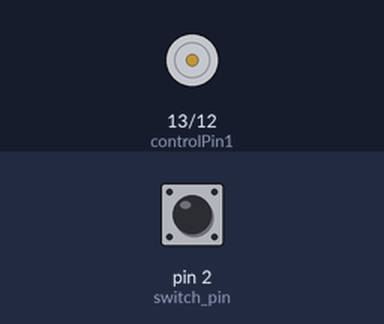
This sketch was run on a simulated Arduino Uno, built with avr-gcc and run on an emulated ATmega328P. Parts: motor-driver pin pairs drawn as motors (green arrow = first pin HIGH = forward, orange = second pin HIGH = backward, longer = more drive, scaled by the enable pin). Inputs (shaded band) come from the test bench; at power-on: pin 2 (switch_pin) HIGH.

Above: at 1.2 s.
1.3 s: pin 2 (switch_pin) pulled LOW for 0.15 s
At 1.9 s:
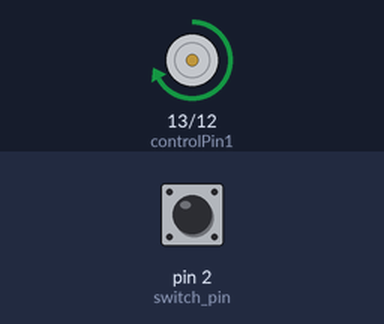
2.9 s: pin 2 (switch_pin) pulled LOW for 1 s
At 4.3 s:
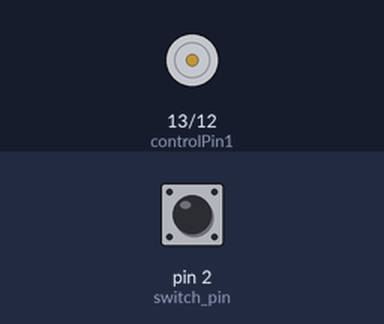
5.4 s: pin 2 (switch_pin) pulled LOW for 3.2 s
At 6.2 s:
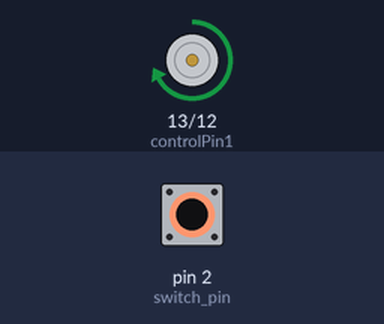
Timing chart, 0 to 8.4 s (numbered marks = the images above; inputs shaded):
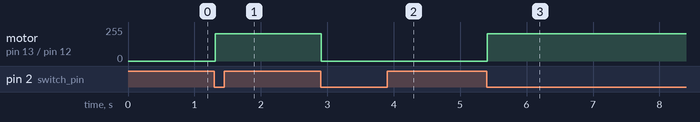

Measured:
- after the input at 1.3 s, motor on pin 13 (controlPin1) / pin 12 (controlPin2): stopped → forward 203/255 at once
- after the input at 2.9 s, motor on pin 13 (controlPin1) / pin 12 (controlPin2): forward 203/255 → stopped at once
- after the input at 5.4 s, motor on pin 13 (controlPin1) / pin 12 (controlPin2): stopped → forward 203/255 at once

The sketch:

MoterController.ino
```cpp
const int controlPin1 = 13;
const int controlPin2 = 12;
const int enablePin = 11;

int motorEnable = 0;
int speed_rate = 80;
int motorDirection = 1;

const int switch_pin = 2;  // タクトスイッチのピン
int switch_state = 0;  // タクトスイッチの状態(State) 0:オフ，1:オン
int old_switchState = 0;  // 一回前のタクトスイッチの状態
// モーターを動かすかどうか false:動かさない, true:動かす
bool is_running = false;

void setup() {
  pinMode(controlPin1, OUTPUT);
  pinMode(controlPin2, OUTPUT);
  pinMode(enablePin, OUTPUT);
  pinMode(switch_pin, INPUT_PULLUP);
}

void loop() {
  switch_state = digitalRead(switch_pin);  // switchPinの状態をswitchStateに代入
                                           // 押している時:LOW 離している時:HIGH
  if (switch_state == LOW &&
      old_switchState ==
          HIGH) {  // もし「今の状態が押している時かつ前の状態が押していない時(スイッチを押した一瞬)」なら
    is_running = !is_running;  // 動きを切り替える
    delay(10);                 // チャタリング用
  } else if (
      switch_state == HIGH &&
      old_switchState ==
          LOW) {  // もし「今の状態が押している時」かつ「前の状態が押していない時」(スイッチを離したら)なら
    delay(10);    // チャタリング用
  }

  if (is_running) {  // もし動かすなら
    analogWrite(enablePin, map(speed_rate, 0, 100, 0, 254));
    digitalWrite(controlPin1, HIGH);
    digitalWrite(controlPin2, LOW);
  } else {                      // 動かさなければ
    analogWrite(enablePin, 0);  // モータに電流を流さない
  }
  old_switchState = switch_state;  // 今回のスイッチの状態を代入

  // delay(3000);

  // digitalWrite(controlPin1, LOW);
  // digitalWrite(controlPin2, HIGH);

  // delay(3000);
}
```
